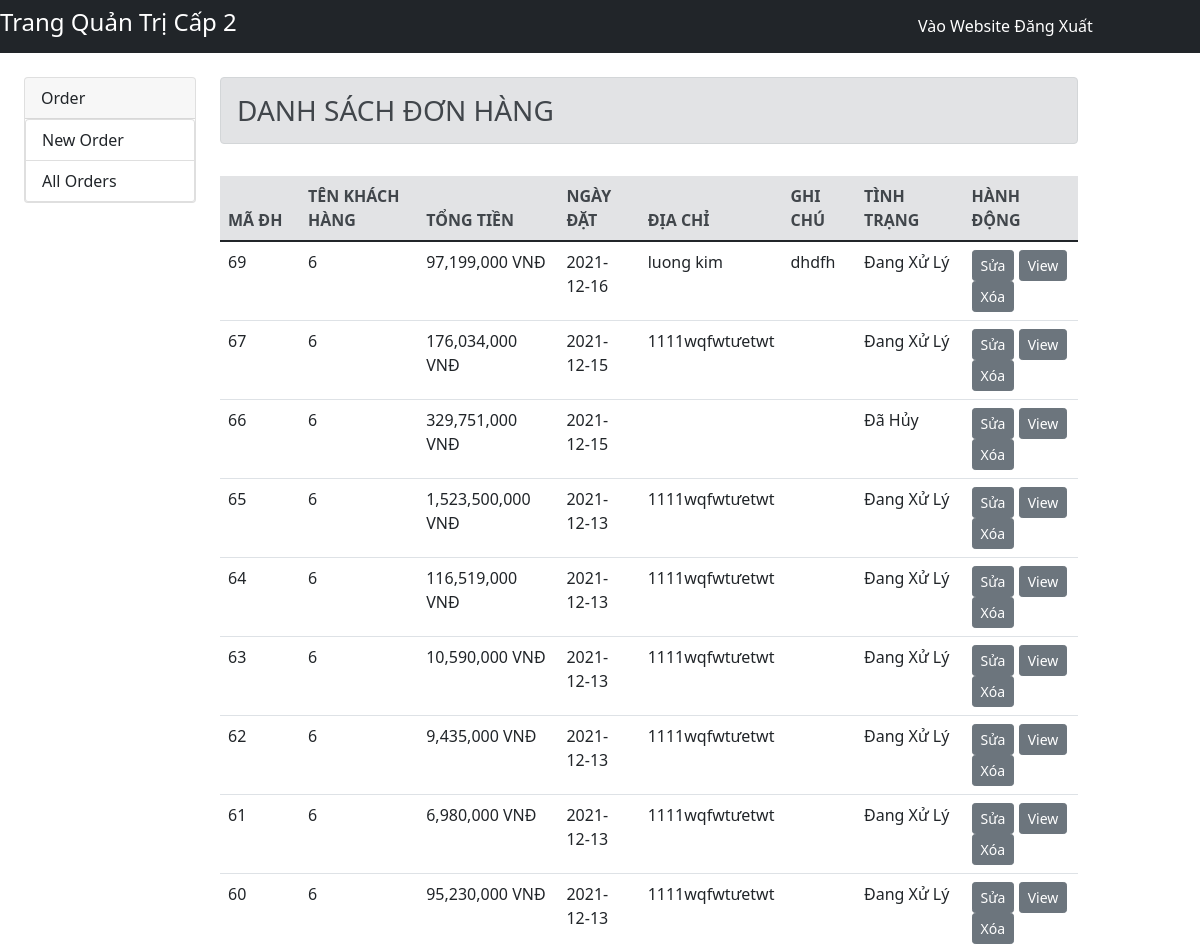
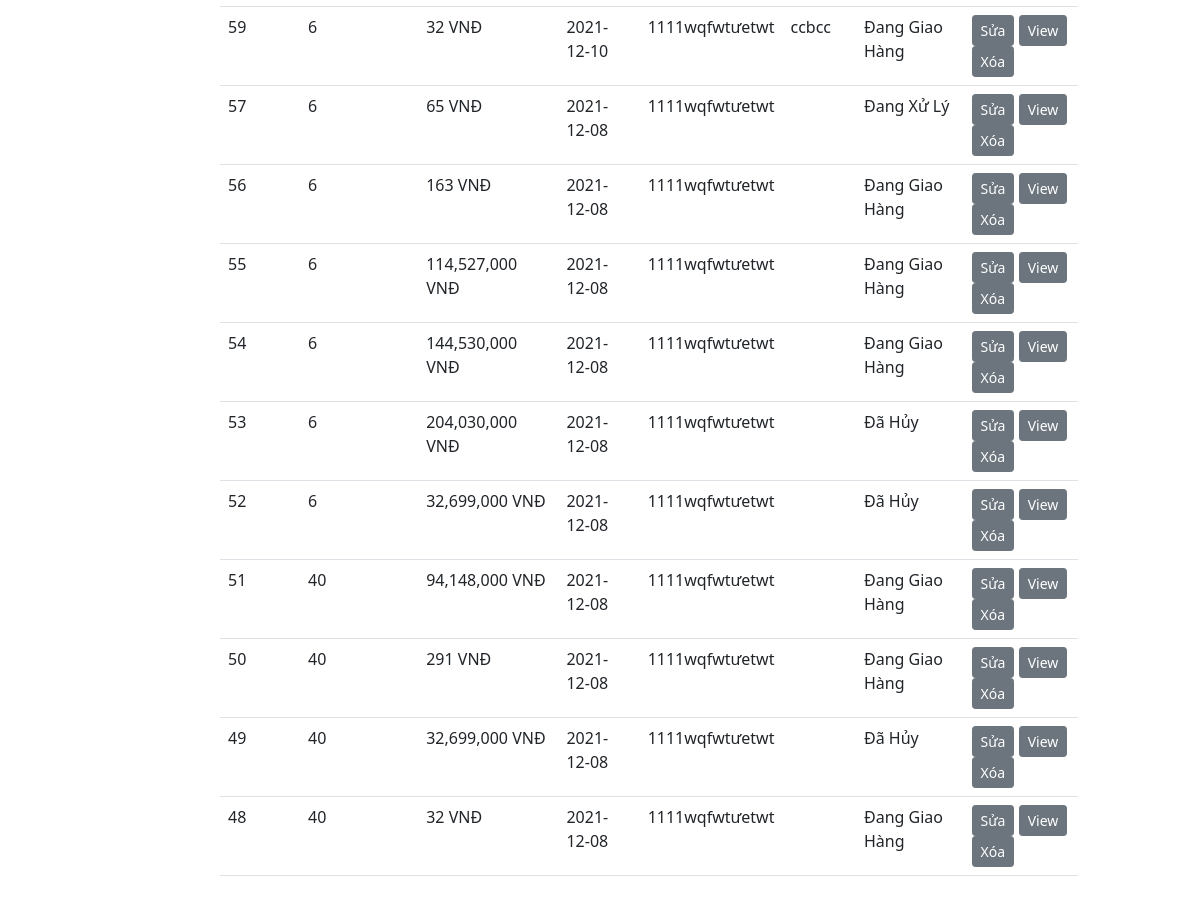
The page /?role=c_2&action=list_orders (signed in) on the database its author committed (2 pictures, top to bottom).
### tables this page shows
CREATE TABLE `orders` (
  `order_ID` int(10) NOT NULL,
  `order_total` float NOT NULL,
  `order_address` varchar(255) NOT NULL,
  `order_note` varchar(255) NOT NULL,
  `order_date` date NOT NULL,
  `order_status` int(10) NOT NULL COMMENT '1. Đang Xử Lý 2.Đang Giao Hàng 3. Đã giao hàng 4.Trả hàng 5.Đã hủy',
  `userID` int(10) NOT NULL
);

### model/m_orders.php (called while the page is built, shortened)
<?php
class OrdersDB{
    public static function get_orders(){
        $db = Database::getDB();
		 $query = "SELECT * FROM orders order by order_ID DESC";
		 try {
		  $statement = $db->prepare($query);
		  $statement -> execute();
		  $result = $statement->fetchAll(PDO::FETCH_OBJ);
		  return $result;
		} catch (PDOException $e) {
		  $error = $e->getMessage();
		  echo "Lỗi: ".$error;
		  exit();
		}
    }
}
?>

### view/admin_2/list_orders.php (the view, shortened to what this page needs)
<h3 class="alert alert-secondary">DANH SÁCH ĐƠN HÀNG</h3>
<table class="table">
<table class="table">
        <thead class="alert-secondary">
            <tr>
                <th style="width: 80px;">MÃ ĐH</th>
                <th>TÊN KHÁCH HÀNG</th>
                <th>TỔNG TIỀN</th>
                <th>NGÀY ĐẶT</th>
                <th>ĐỊA CHỈ</th>
                <th>GHI CHÚ</th>
                <th>TÌNH TRẠNG</th>
                <th>HÀNH ĐỘNG</th>
            </tr>
        </thead>
        <tbody>
        <?php
            foreach($orders as $key => $value):
        ?>
            <tr>
                <td><?php echo $value-> order_ID ?></td>
                <td><?php echo $value-> userID ?></td>
                <td><?php echo number_format($value-> order_total)?> VNĐ</td>
                <td><?php echo $value-> order_date ?></td>
                <td><?php echo $value-> order_address?></td>
                <td><?php echo $value-> order_note?></td>
                <td><?php
                        if($value->order_status==1){
                            echo "Đang Xử Lý";
                        }else if($value->order_status==2){
                            echo "Đang Giao Hàng";
                        }
                        else if($value->order_status==3){
                            echo "Đã Giao Hàng";
                        }
                        else if($value->order_status==4){
                            echo "Trả";
                        }
                        else if($value->order_status==5){
                            echo "Đã Hủy";
                        }
                    ?>
                </td>
                <td>
                    <a href="index.php?btn_edit&ma_dh=<?=$ma_dh?>" class="btn btn-secondary btn-sm">Sửa</a>
                    <a href=".?role=c_2&action=detail_order&ID=<?php echo $value->order_ID; ?>" class="btn btn-secondary btn-sm">View</a>
                    <a href=".?role=c_2&action=delete_order&ID=<?php echo $value->order_ID; ?>" class="btn btn-secondary btn-sm">Xóa</a>
                </td>
            </tr>
        <?php
           endforeach;
        ?>
        </tbody>
</table>

### rows shown on the page
orders: order_ID "69", userID "6", order_total "97,199,000", order_date "2021-12-16", order_address "luong kim", order_note "dhdfh", order_status "Đang Xử Lý"
orders: order_ID "67", userID "6", order_total "176,034,000", order_date "2021-12-15", order_address "1111wqfwtưetwt", order_status "Đang Xử Lý"
orders: order_ID "66", userID "6", order_total "329,751,000", order_date "2021-12-15", order_status "Đã Hủy"
orders: order_ID "65", userID "6", order_total "1,523,500,000", order_date "2021-12-13", order_address "1111wqfwtưetwt", order_status "Đang Xử Lý"
orders: order_ID "64", userID "6", order_total "116,519,000", order_date "2021-12-13", order_address "1111wqfwtưetwt", order_status "Đang Xử Lý"
orders: order_ID "63", userID "6", order_total "10,590,000", order_date "2021-12-13", order_address "1111wqfwtưetwt", order_status "Đang Xử Lý"
orders: order_ID "62", userID "6", order_total "9,435,000", order_date "2021-12-13", order_address "1111wqfwtưetwt", order_status "Đang Xử Lý"
orders: order_ID "61", userID "6", order_total "6,980,000", order_date "2021-12-13", order_address "1111wqfwtưetwt", order_status "Đang Xử Lý"
orders: order_ID "60", userID "6", order_total "95,230,000", order_date "2021-12-13", order_address "1111wqfwtưetwt", order_status "Đang Xử Lý"
orders: order_ID "59", userID "6", order_total "32", order_date "2021-12-10", order_address "1111wqfwtưetwt", order_note "ccbcc", order_status "Đang Giao Hàng"
orders: order_ID "57", userID "6", order_total "65", order_date "2021-12-08", order_address "1111wqfwtưetwt", order_status "Đang Xử Lý"
orders: order_ID "56", userID "6", order_total "163", order_date "2021-12-08", order_address "1111wqfwtưetwt", order_status "Đang Giao Hàng"
orders: order_ID "55", userID "6", order_total "114,527,000", order_date "2021-12-08", order_address "1111wqfwtưetwt", order_status "Đang Giao Hàng"
orders: order_ID "54", userID "6", order_total "144,530,000", order_date "2021-12-08", order_address "1111wqfwtưetwt", order_status "Đang Giao Hàng"
orders: order_ID "53", userID "6", order_total "204,030,000", order_date "2021-12-08", order_address "1111wqfwtưetwt", order_status "Đã Hủy"
orders: order_ID "52", userID "6", order_total "32,699,000", order_date "2021-12-08", order_address "1111wqfwtưetwt", order_status "Đã Hủy"
orders: order_ID "51", userID "40", order_total "94,148,000", order_date "2021-12-08", order_address "1111wqfwtưetwt", order_status "Đang Giao Hàng"
orders: order_ID "50", userID "40", order_total "291", order_date "2021-12-08", order_address "1111wqfwtưetwt", order_status "Đang Giao Hàng"
orders: order_ID "49", userID "40", order_total "32,699,000", order_date "2021-12-08", order_address "1111wqfwtưetwt", order_status "Đã Hủy"
orders: order_ID "48", userID "40", order_total "32", order_date "2021-12-08", order_address "1111wqfwtưetwt", order_status "Đang Giao Hàng"
